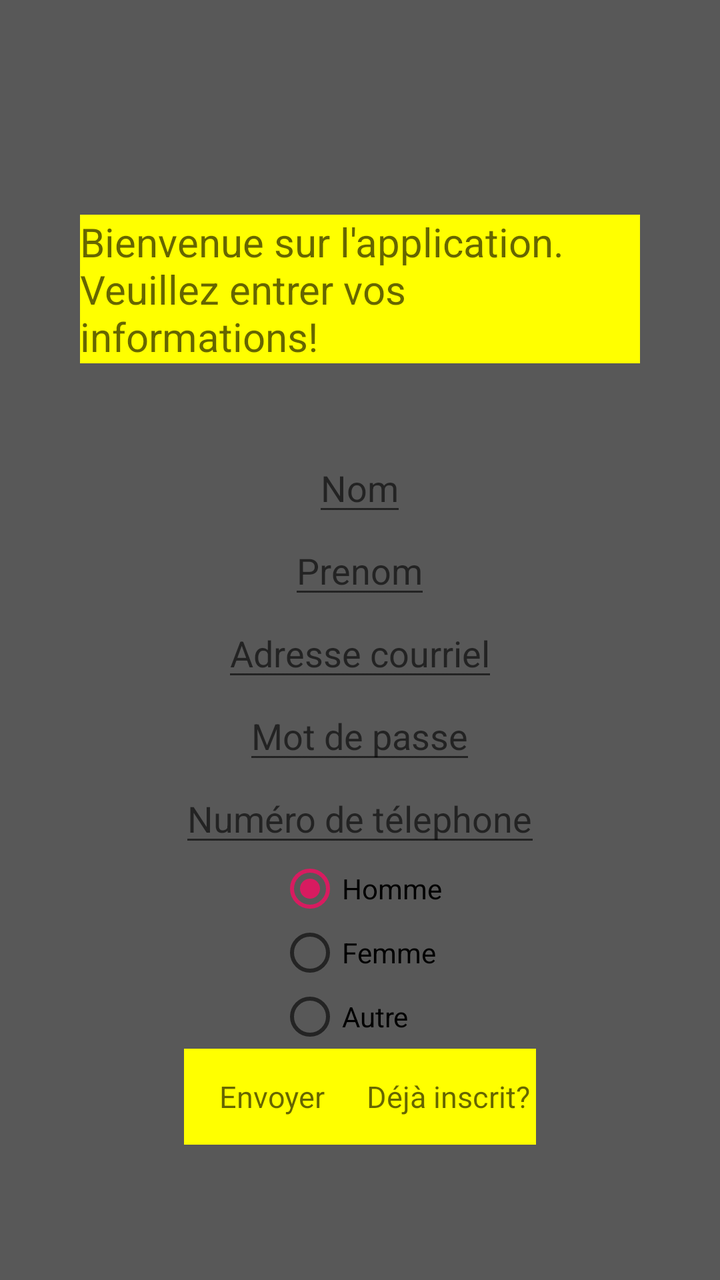
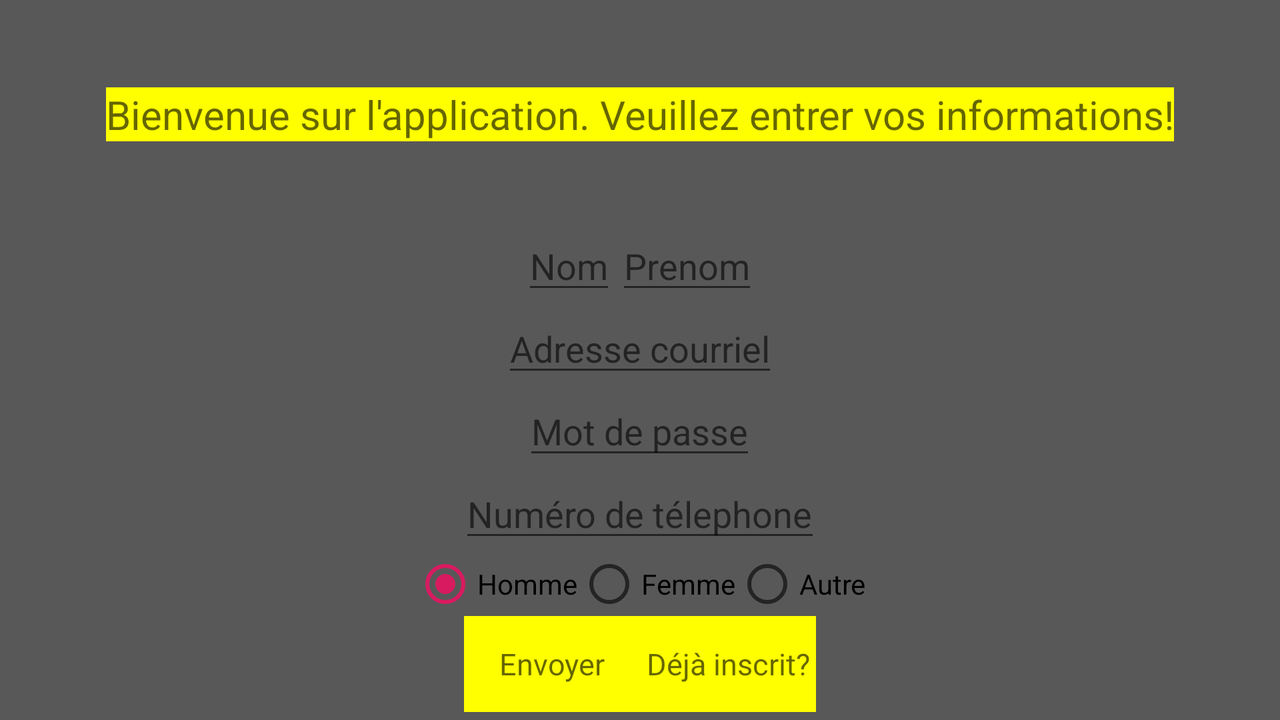

First picture: res/layout/ on a phone held upright. Second picture: the repository's own variant of that layout, on a device whose configuration matches the variant's folder. Source for both follows.
<!-- AndroidManifest.xml: application theme Project -->
<!-- res/layout/activity_main.xml -->
<?xml version="1.0" encoding="utf-8"?>
<LinearLayout xmlns:android="http://schemas.android.com/apk/res/android"
    xmlns:tools="http://schemas.android.com/tools"
    style="@style/Project"
    android:layout_width="match_parent"
    android:layout_height="match_parent"
    android:gravity="center"
    android:orientation="vertical"
    android:background="@color/background"
    tools:context=".MainActivity">
    <TextView
        style="@style/ProjectTextView"
        android:id="@+id/insctext"
        android:layout_width="wrap_content"
        android:layout_height="wrap_content"
        android:layout_margin="40sp"
        android:text="@string/stext"/>
    <EditText
        android:id="@+id/nom"
        android:layout_width="wrap_content"
        android:layout_height="wrap_content"
        android:hint="@string/hnom" />

    <EditText
        android:id="@+id/prenom"
        android:layout_width="wrap_content"
        android:layout_height="wrap_content"
        android:hint="@string/hprenom" />

    <EditText
        android:id="@+id/email"
        android:layout_width="wrap_content"
        android:layout_height="wrap_content"
        android:hint="@string/hemail" />

    <EditText
        android:id="@+id/mdp"
        android:layout_width="wrap_content"
        android:layout_height="wrap_content"
        android:hint="@string/hmdp" />

    <EditText
        android:id="@+id/tel"
        android:layout_width="wrap_content"
        android:layout_height="wrap_content"
        android:hint="@string/htel" />

    <RadioGroup
        android:id="@+id/radio_grp"
        android:layout_width="wrap_content"
        android:layout_height="wrap_content">

        <RadioButton
            android:id="@+id/radio_one"
            android:layout_width="wrap_content"
            android:layout_height="wrap_content"
            android:text="@string/tradio_one"
            android:checked="true"/>

        <RadioButton
            android:id="@+id/radio_two"
            android:layout_width="wrap_content"
            android:layout_height="wrap_content"
            android:text="@string/tradio_two"
            android:checked="false"/>

        <RadioButton
            android:id="@+id/radio_three"
            android:layout_width="wrap_content"
            android:layout_height="wrap_content"
            android:text="@string/tradio_three"
            android:checked="false"/>

    </RadioGroup>
    <LinearLayout
        android:layout_width="wrap_content"
        android:layout_height="wrap_content">
        <Button
            style="@style/ProjectButton"
            android:id="@+id/button_inscription"
            android:layout_width="wrap_content"
            android:layout_height="wrap_content"
            android:text="@string/tbinscription" />
        <Button
            style="@style/ProjectButton"
            android:id="@+id/button_connexion"
            android:layout_width="wrap_content"
            android:layout_height="wrap_content"
            android:text="@string/tbconnexion"/>
    </LinearLayout>

</LinearLayout>
<!-- resources referenced by this layout -->
<resources>
  <color name="background">#585858</color>
  <string name="hemail">Adresse courriel</string>
  <string name="hmdp">Mot de passe</string>
  <string name="hnom">Nom</string>
  <string name="hprenom">Prenom</string>
  <string name="htel">Numéro de télephone</string>
  <string name="stext">Bienvenue sur l"'"application. Veuillez entrer vos informations! </string>
  <string name="tbconnexion">Déjà inscrit?</string>
  <string name="tbinscription">Envoyer</string>
  <string name="tradio_one">Homme</string>
  <string name="tradio_three">Autre</string>
  <string name="tradio_two">Femme</string>
  <style name="Project" parent="Theme.AppCompat.Light.DarkActionBar">
          <item name="colorPrimary">@color/colorPrimary</item>
          <item name="colorPrimaryDark">@color/colorPrimaryDark</item>
          <item name="colorAccent">@color/colorAccent</item>
      </style>
  <style name="ProjectButton" parent="@style/Project">
          <item name="android:textSize">15sp</item>
          <item name="android:textColor">#99000000</item>
          <item name="android:background">#ffff00</item>
      </style>
  <style name="ProjectTextView" parent="@style/Project">
          <item name="android:textSize">20sp</item>
          <item name="android:textColor">#99000000</item>
          <item name="android:background">#ffff00</item>
      </style>
  <color name="colorPrimary">#008577</color>
  <color name="colorPrimaryDark">#00574B</color>
  <color name="colorAccent">#D81B60</color>
</resources>
<!-- res/layout-land/activity_main.xml (the repository's variant of the layout above) -->
<!-- drawn on the phone turned sideways -->
<?xml version="1.0" encoding="utf-8"?>
<LinearLayout xmlns:android="http://schemas.android.com/apk/res/android"
    xmlns:tools="http://schemas.android.com/tools"
    style="@style/Project"
    android:layout_width="match_parent"
    android:layout_height="match_parent"
    android:gravity="center"
    android:orientation="vertical"
    android:background="@color/background"
    tools:context=".MainActivity">
    <TextView
        style="@style/ProjectTextView"
        android:id="@+id/insctext"
        android:layout_width="wrap_content"
        android:layout_height="wrap_content"
        android:layout_margin="40sp"
        android:text="@string/stext"/>
    <LinearLayout
        android:layout_width="wrap_content"
        android:layout_height="wrap_content">
        <EditText
            android:id="@+id/nom"
            android:layout_width="wrap_content"
            android:layout_height="wrap_content"
            android:hint="@string/hnom" />

        <EditText
            android:id="@+id/prenom"
            android:layout_width="wrap_content"
            android:layout_height="wrap_content"
            android:hint="@string/hprenom" />
    </LinearLayout>

    <EditText
        android:id="@+id/email"
        android:layout_width="wrap_content"
        android:layout_height="wrap_content"
        android:hint="@string/hemail" />

    <EditText
        android:id="@+id/mdp"
        android:layout_width="wrap_content"
        android:layout_height="wrap_content"
        android:hint="@string/hmdp" />

    <EditText
        android:id="@+id/tel"
        android:layout_width="wrap_content"
        android:layout_height="wrap_content"
        android:hint="@string/htel" />


        <RadioGroup
            android:id="@+id/radio_grp"
            android:layout_width="wrap_content"
            android:layout_height="wrap_content">
            <LinearLayout
                android:layout_width="wrap_content"
                android:layout_height="wrap_content">

            <RadioButton
                android:id="@+id/radio_one"
                android:layout_width="wrap_content"
                android:layout_height="wrap_content"
                android:text="@string/tradio_one"
                android:checked="true"/>


            <RadioButton
                android:id="@+id/radio_two"
                android:layout_width="wrap_content"
                android:layout_height="wrap_content"
                android:text="@string/tradio_two"
                android:checked="false"/>

            <RadioButton
                android:id="@+id/radio_three"
                android:layout_width="wrap_content"
                android:layout_height="wrap_content"
                android:text="@string/tradio_three"
                android:checked="false"/>
            </LinearLayout>

        </RadioGroup>

    <LinearLayout
        android:layout_width="wrap_content"
        android:layout_height="wrap_content">
        <Button
            style="@style/ProjectButton"
            android:id="@+id/button_inscription"
            android:layout_width="wrap_content"
            android:layout_height="wrap_content"
            android:text="@string/tbinscription" />
        <Button
            style="@style/ProjectButton"
            android:id="@+id/button_connexion"
            android:layout_width="wrap_content"
            android:layout_height="wrap_content"
            android:text="@string/tbconnexion"/>
    </LinearLayout>

</LinearLayout>
